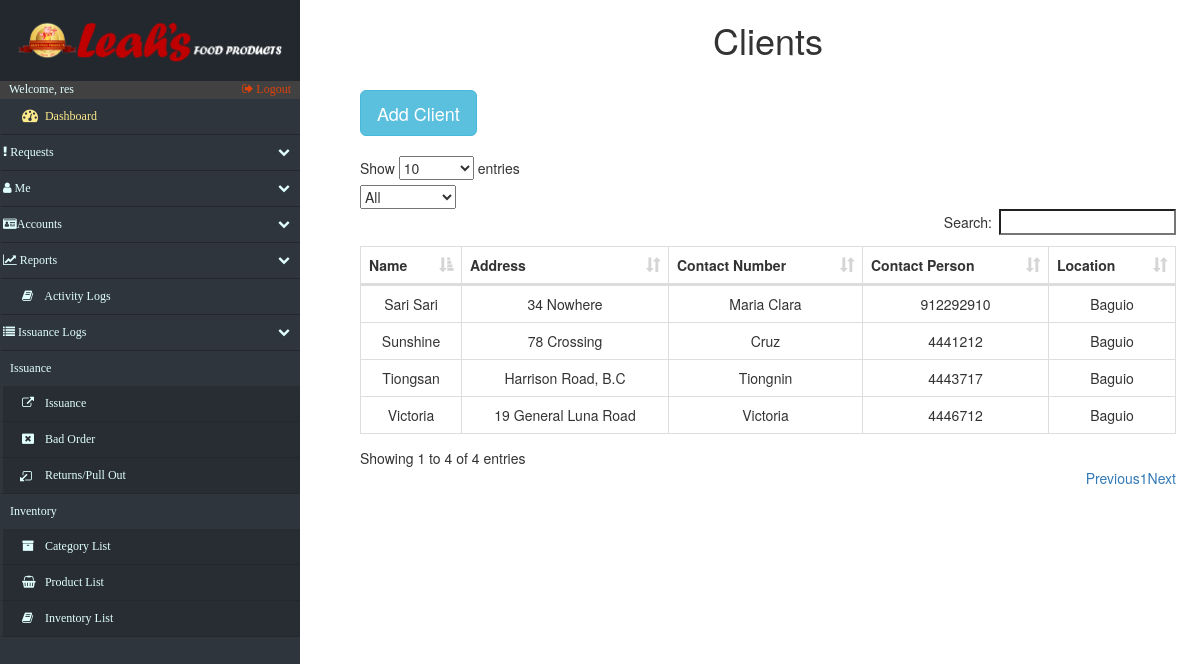
Screenshot of /accounts_Clients.php (signed in) with the database file from the repository.
### tables this page shows
CREATE TABLE `client_contact` (
  `contact_clientid` int(11) NOT NULL,
  `contact_name` varchar(45) DEFAULT NULL,
  `contact_number` int(50) DEFAULT NULL
);

CREATE TABLE `clients` (
  `c_id` int(15) NOT NULL,
  `c_name` varchar(20) NOT NULL,
  `c_address` varchar(20) NOT NULL,
  `c_location` varchar(50) DEFAULT NULL
);

### accounts_Clients.php (the view, shortened to what this page needs)
<!DOCTYPE html>
<html lang="en">
<head>
    <?php include('fragments/config.php') ?>
    <link rel="stylesheet" href="https://maxcdn.bootstrapcdn.com/bootstrap/3.3.7/css/bootstrap.min.css">
    <link href="src/css/datatables.css" rel="stylesheet">
    <link href="//maxcdn.bootstrapcdn.com/font-awesome/4.2.0/css/font-awesome.min.css" rel="stylesheet">
    <link href="src/css/sidebar.css" rel="stylesheet">
    <link href="src/css/custom.css" rel="stylesheet">
</head>
<body>
    <div class="nav-side-menu">
        <div class="brand">
            <div class="brandtext"></div>
        </div>
        <div class="user_info">
            <span>Welcome, <?php
                echo $_SESSION['username'];
                ?> </span>
            <a href="fragments/logout.php">
                <i class="fa fa-sign-out" aria-hidden="true"></i> Logout
            </a>
        </div>
        <div class="menu-list">
            <ul id="menu-content" class="menu-content collapse out">
                <li>
                    <a id="dashboard_txt" href="index.php">
                        <i class="fa fa-dashboard fa-lg"></i> Dashboard
                    </a>
                </li>
                <li data-toggle="collapse" data-target="#products" class="collapsed">
                    <i class="fa fa-exclamation"></i> Requests <span class="arrow"></span>
                </li>
                <li data-toggle="collapse" data-target="#service" class="collapsed">
                    <i class="fa fa-user"></i> Me <span class="arrow"></span>
                </li>
                <li data-toggle="collapse" data-target="#accounts" class="collapsed">
                    <i class="fa fa-id-card" aria-hidden="true"></i>Accounts <span class="arrow"></span>
                </li>
                <li data-toggle="collapse" data-target="#reports" class="collapsed">
                    <i class="fa fa-line-chart" aria-hidden="true"></i> Reports <span class="arrow"></span>
                </li>
                <li>
                    <a href="log_Activity.php">
                        <i class="fa fa-book"></i> Activity Logs
                    </a>
                </li>
                <li data-toggle="collapse" data-target="#issue" class="collapsed">
                    <i class="fa fa-list" aria-hidden="true"></i> Issuance Logs <span class="arrow"></span>
                </li>
                <div class="sub-menu_nct">
                    <span class="sub-menu">Issuance
                    </span>
                </div>
                <li class="sub-menu_nc">
                    <a href="issuance.php">
                        <i class="fa fa-external-link" aria-hidden="true"></i> Issuance
                    </a>
                </li>
                <li class="sub-menu_nc">
                    <a href="issuance_BadOrder.php">
                        <i class="fa fa-window-close" aria-hidden="true"></i> Bad Order
                    </a>
                </li>
                <li class="sub-menu_nc">
                    <a href="issuance_Returns.php">
                        <i class="fa fa-external-link fa-rotate-180" aria-hidden="true"></i> Returns/Pull Out
                    </a>
                </li>
                <div class="sub-menu_nct">
                    <span class="sub-menu">Inventory
                    </span>
                </div>
                <li class="sub-menu_nc">
                    <a class="sub-menu_nc" href="categories.php">
                        <i class="fa fa-archive"> </i> Category List
                    </a>
                </li>
                <li class="sub-menu_nc">
                    <a class="sub-menu_nc" href="products.php">
                        <i class="fa fa-shopping-basket"> </i> Product List
                    </a>
                </li>
                <li class="sub-menu_nc">
                    <a href="inventory.php">
                        <i class="fa fa-book"> </i> Inventory List
                    </a>
                </li>
            </ul>
        </div>
    </div>
    <div id="page-content-wrapper">
        <div class="containers">
            <table class="table table-striped table-bordered">
                <h1 align="center">Clients</h1>
            </table>
            <?php
							$retrieve = ("SELECT * FROM clients INNER JOIN client_contact ON clients.c_id = client_contact.contact_clientid");
							$results = mysqli_query($db, $retrieve);
						?>
                <table class="table table-striped table-bordered">
                    <button type="button" class="btn btn-info btn-lg" data-toggle="modal" data-target="#myModal">Add Client</button>
                </table>
                <div id="mainContainer">
                    <table id="datatables" class="table table-hover table-bordered dataTable" cellspacing="0" width="100%" role="grid" aria-describedby="myTable_info" style="width: 100%;">
                        <thead>
                            <tr>
                                <th>Name</th>
                                <th>Address</th>
                                <th>Contact Number</th>
                                <th>Contact Person</th>
                                <th>Location</th>
                            </tr>
                        </thead>
                        <tbody>
                            <?php
							foreach ($results as $data):
						?>
                                <tr>
                                    <td data-title="c_name">
                                        <?php echo $data["c_name"]; ?>
                                    </td>
                                    <td data-title="c_address">
                                        <?php echo $data["c_address"]; ?>
                                    </td>
                                    <td data-title="contact_name">
                                        <?php echo $data["contact_name"]; ?>
                                    </td>
                                    <td data-title="contact_number">
                                        <?php echo $data["contact_number"]; ?>
                                    </td>
                                    <td data-title="c_location">
                                        <?php echo $data["c_location"]; ?>
                                    </td>
                                </tr>
                                <?php
							endforeach;
						?>
                        </tbody>
                    </table>
                </div>
        </div>
    </div>
</body>
</html>

### src/css/datatables.css (style rules this page uses)
table.dataTable { clear: both; width: auto; text-align: center; margin-top: 6px !important; margin-bottom: 6px !important; max-width: none !important; border-collapse: separate !important }
table.dataTable td, table.dataTable th { -webkit-box-sizing: content-box; box-sizing: content-box }
table.dataTable thead>tr>th.sorting_asc, table.dataTable thead>tr>th.sorting_desc, table.dataTable thead>tr>th.sorting, table.dataTable thead>tr>td.sorting_asc, table.dataTable thead>tr>td.sorting_desc, table.dataTable thead>tr>td.sorting { padding-right: 30px }
table.dataTable thead .sorting, table.dataTable thead .sorting_asc, table.dataTable thead .sorting_desc, table.dataTable thead .sorting_asc_disabled, table.dataTable thead .sorting_desc_disabled { cursor: pointer; position: relative }
table.dataTable thead .sorting:after, table.dataTable thead .sorting_asc:after, table.dataTable thead .sorting_desc:after, table.dataTable thead .sorting_asc_disabled:after, table.dataTable thead .sorting_desc_disabled:after { position: absolute; bottom: 8px; right: 8px; display: block; font-family: 'Glyphicons Halflings'; opacity: 0.5 }
table.dataTable thead .sorting:after { opacity: 0.2; content: "\e150" }
table.dataTable thead .sorting_asc:after { content: "\e155" }
table.table-bordered.dataTable th, table.table-bordered.dataTable td { border-left-width: 0 }
table.table-bordered.dataTable th:last-child, table.table-bordered.dataTable th:last-child, table.table-bordered.dataTable td:last-child, table.table-bordered.dataTable td:last-child { border-right-width: 0 }
table.table-bordered.dataTable tbody th, table.table-bordered.dataTable tbody td { border-bottom-width: 0 }

### src/css/sidebar.css (style rules this page uses)
.nav-side-menu { overflow: hidden; font-family: verdana; font-size: 12px; font-weight: 200; background-color: #2e353d; position: fixed; top: 0px; width: 300px; height: 100%; color: #e1ffff; }
.nav-side-menu .brand { background-color: #23282e; line-height: 50px; display: block; text-align: center; font-size: 14px; }
.nav-side-menu ul, .nav-side-menu li { list-style: none; padding: 0px; margin: 0px; line-height: 35px; cursor: pointer; }
.nav-side-menu li { padding-left: 0px; border-left: 3px solid #2e353d; border-bottom: 1px solid #23282e; }
.nav-side-menu li a { text-decoration: none; color: #e1ffff; }
.nav-side-menu li a i { padding-left: 10px; width: 20px; padding-right: 20px; }
@media (min-width: 800px) { .nav-side-menu .menu-list .menu-content { display: block; } }
body { margin: 0px; padding: 0px; }
#dashboard_txt { color: #fcea8b; }
.sub-menu_nc { background-color: #272d33; }
.sub-menu_nct { padding-left: 10px; }
.nav-side-menu .brand .brandtext { padding: 4%; content: url(../img/LeahsTextAlter.PNG); width: 100%; text-align: center; }
.user_info { background-color: #414141; }
.user_info a { float: right; padding-right: 3%; color: #dd430a; }
.user_info span { padding-left: 3% }
.sub-menu_nc a { display: block; }
.menu-content > li a { display: inline-block; width: 100%; }
#menu-content li a { padding-left: 3%; }

### src/css/custom.css (style rules this page uses)
.containers { padding: 0px; margin: 0px; float: right; width: 79%; padding-right: 5%; }
@media (max-width: 1600px) { .containers { width: 75%; padding-right: 4%; } }
@media (max-width: 1400px) { .containers { width: 73%; padding-right 3%;: } }
@media (max-width: 1260px) { .containers { width: 70%; padding-right: 2%; } }

### rows the page displays
client_contact: contact_clientid.c_name "Tiongsan", contact_clientid.c_address "Harrison Road, B.C", contact_name "Tiongnin", contact_number "4443717", contact_clientid.c_location "Baguio"
client_contact: contact_clientid.c_name "Victoria", contact_clientid.c_address "19 General Luna Road", contact_name "Victoria", contact_number "4446712", contact_clientid.c_location "Baguio"
client_contact: contact_clientid.c_name "Sunshine", contact_clientid.c_address "78 Crossing", contact_name "Cruz", contact_number "4441212", contact_clientid.c_location "Baguio"
client_contact: contact_clientid.c_name "Sari Sari", contact_clientid.c_address "34 Nowhere", contact_name "Maria Clara", contact_number "912292910", contact_clientid.c_location "Baguio"

### other values shown
$_SESSION['username'] "res"
